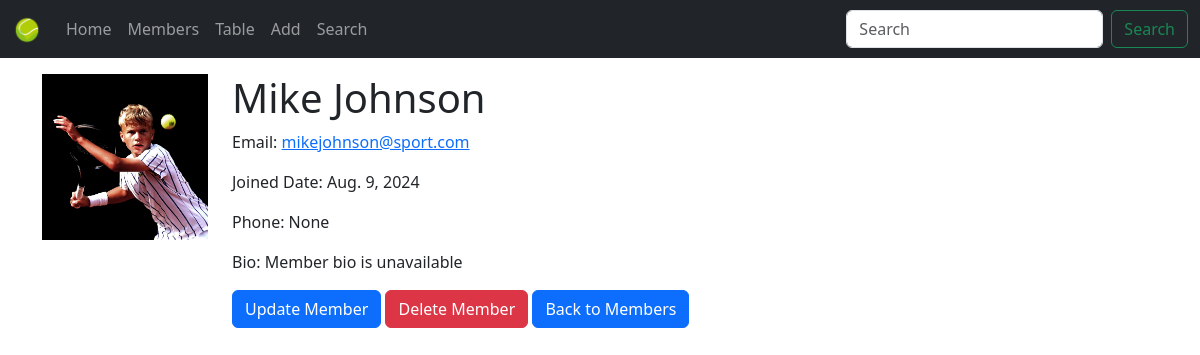
The app's page /all_members/details/mike-johnson/, older data.
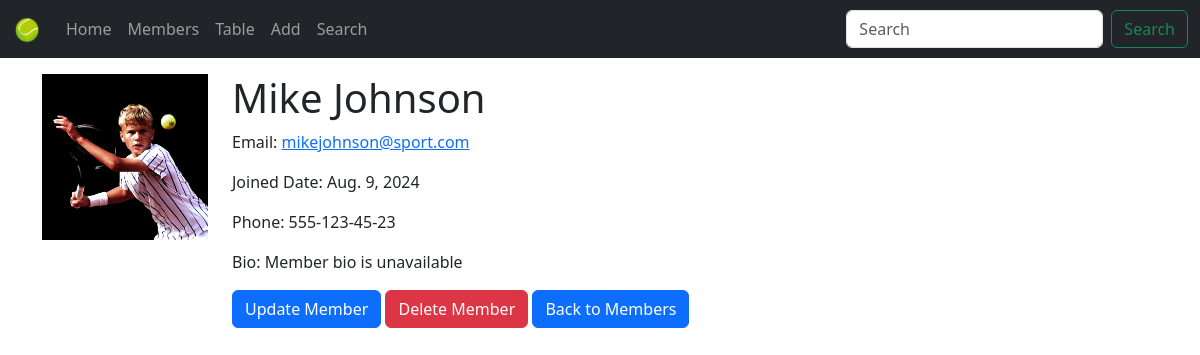
The same page, newer data.
### members/models.py (models this page shows, shortened)
class Member(models.Model):
    firstname = models.CharField(max_length=255)
    lastname = models.CharField(max_length=255)
    email = models.EmailField(max_length=255, unique=True, blank=True)
    joined_date = models.DateField(null=True)
    slug = models.SlugField(default="", null=False)
    bio = models.TextField(max_length=500, blank=True, null=True)
    profile_image = models.ImageField(upload_to='members/', blank=True, null=True) # New.
    phone_number = models.CharField(max_length=50, blank=True, null=True) # New.

### members/views.py (the view)
# urls.py: path('all_members/details/<slug:slug>/', view=views.details, name='details'),
def details(request, slug):
    my_member = models.Member.objects.get(slug=slug)
    tmp = loader.get_template('details.html')
    ctx = {'member': my_member}
    return HttpResponse(tmp.render(context=ctx, request=request))

### templates/details.html (shortened to what this page needs)
{% extends "master.html" %}
{% load static %}
{% block content %}
    <div class="row">
        <div class="col-2">
            {% if member.profile_image %}
                <img src="{{ member.profile_image.url }}" class="card-img-top" alt="{{ member.firstname }}">
            {% else %}
                <img src="{% static 'default_profile_pic.png' %}" class="card-img-top" alt="Default image">
            {% endif %}
        </div>
        <div class="col-10">
            <h1>{{ member.firstname }} {{ member.lastname }}</h1>
            <p>Email: <a href="mailto:{{ member.email }}">{{ member.email }}</a></p>
            <p>Joined Date: {{ member.joined_date }}</p>
            <p>Phone: {{ member.phone_number }}</p>
            <p>Bio: {% if member.bio %}{{ member.bio }}{% else %}Member bio is unavailable{% endif %}</p>
            <a href="{% url 'update_member' member.slug %}" class="btn btn-primary">Update Member</a>
            <a href="{% url 'delete_member' member.slug %}" class="btn btn-danger">Delete Member</a>
            <a href="{% url 'all_members' %}" class="btn btn-primary">Back to Members</a>
        </div>
    </div>
{% endblock %}

Row changes from the older to the newer data that the page shows:
changed Member "Mike": phone_number "None" → "555-123-45-23"
